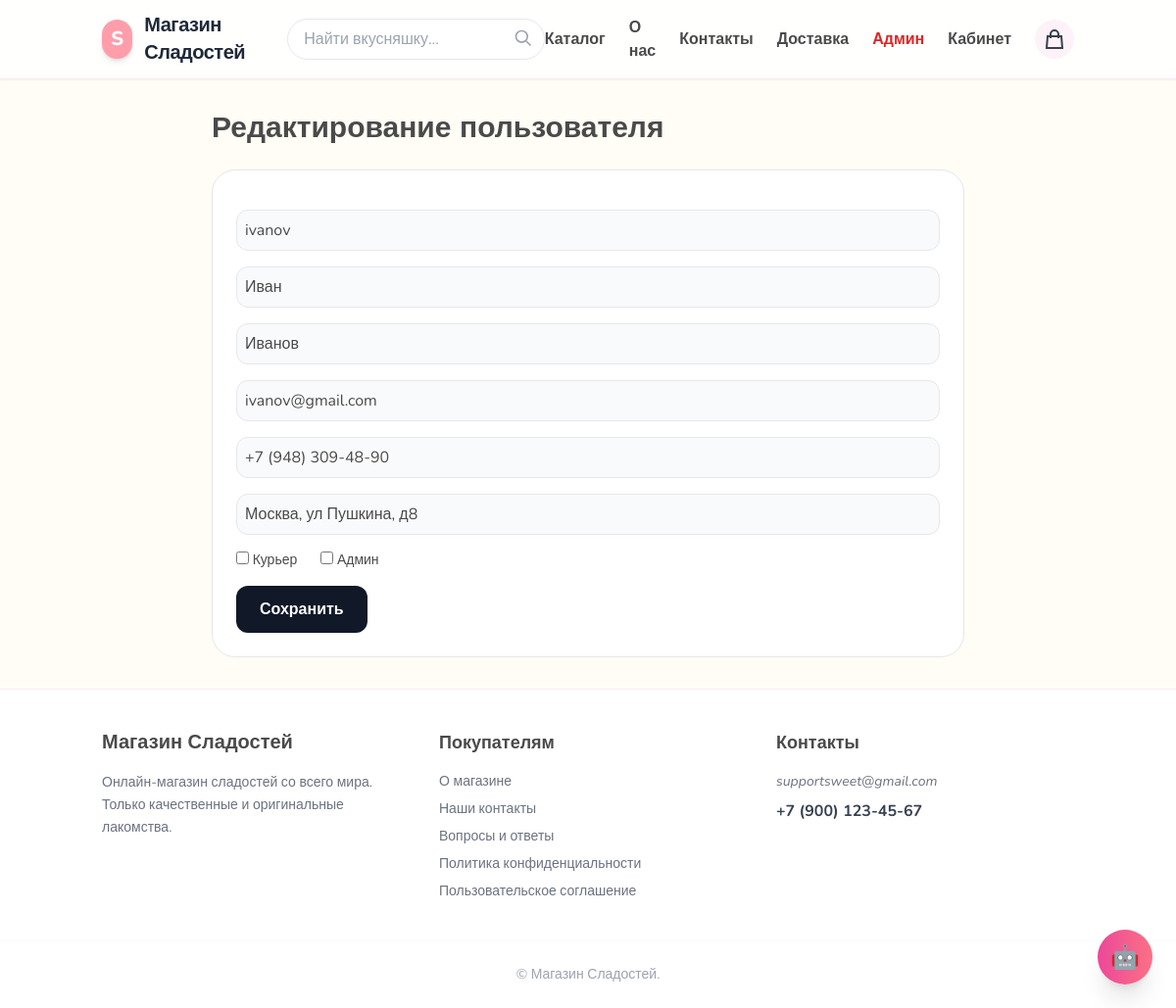
Before: /users/admin/edit/10/ (signed in) with the older database file.
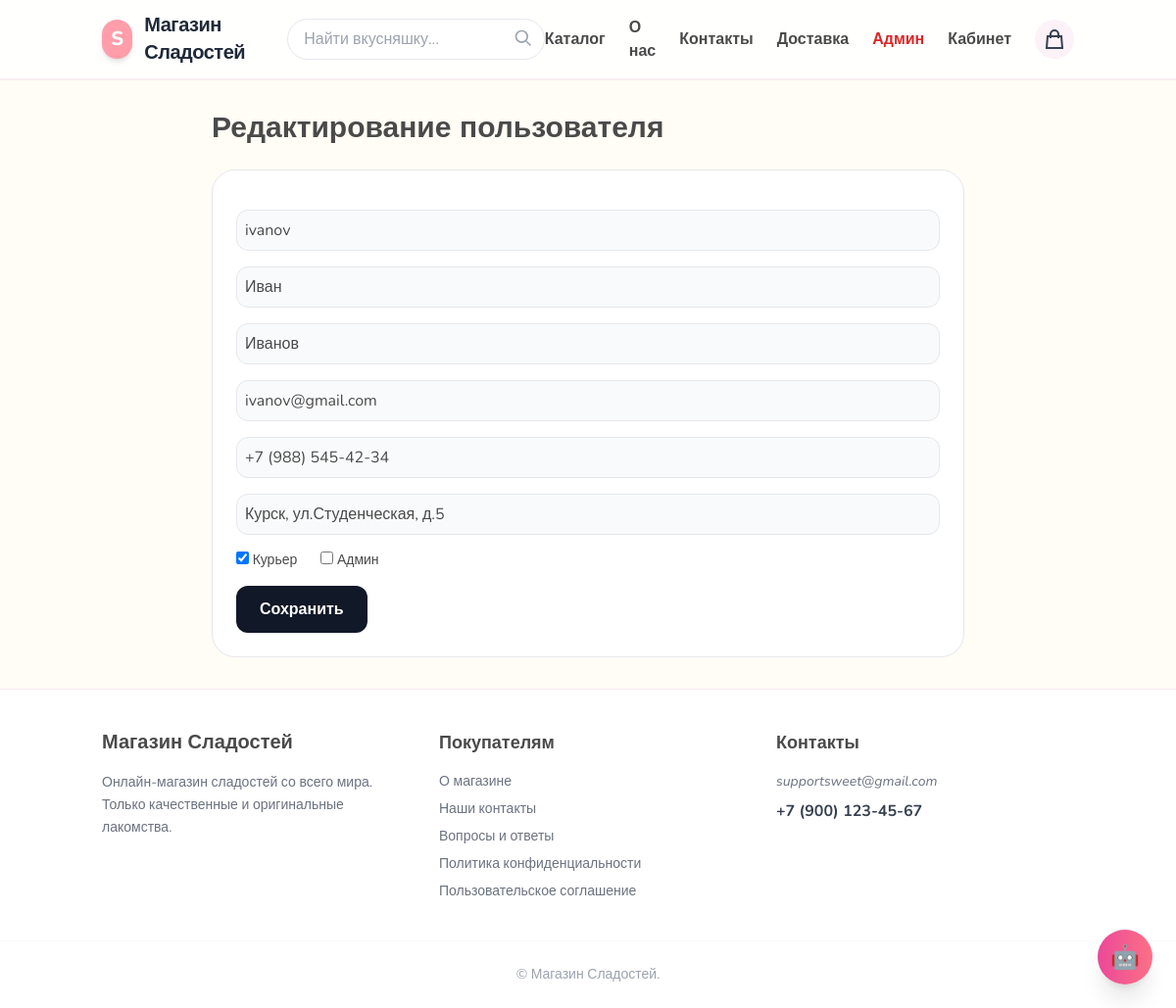
After: the same page with the newer database file.
### users/models.py (models this page shows, shortened)
class CustomUser(AbstractUser):
    phone = models.CharField("Телефон", max_length=30, blank=True)
    address = models.CharField("Адрес доставки", max_length=255, blank=True)
    bonus_points = models.DecimalField("Бонусы", max_digits=10, decimal_places=2, default=0)
    avatar = models.ImageField(upload_to="avatars/", blank=True, null=True)

### users/views.py (the view, shortened to what this page needs)
# urls.py: path("admin/edit/<int:user_id>/", views.admin_edit_user, name="admin_edit_user"),
@user_passes_test(is_admin)
def admin_edit_user(request, user_id):
    user = get_object_or_404(CustomUser, id=user_id)
    return render(request, "users/admin_edit_user.html", {
        "user_obj": user
    })

### cart/cart.py (called while the page is built)
    def __len__(self):
        return sum(item["quantity"] for item in self.cart.values())

### cart/context_processors.py (called while the page is built)
def cart_counter(request):
    cart = Cart(request)
    return {"cart_counter": len(cart)}

### store/context_processors.py (called while the page is built)
def categories_processor(request):
    return {
        "categories": Category.objects.all()
    }

### users/views.py (called while the page is built)
def is_admin(user):
    return user.is_authenticated and user.is_superuser

### templates/users/admin_edit_user.html (shortened to what this page needs)
{% extends "base.html" %}
{% block content %}
<div class="max-w-3xl mx-auto space-y-6">
  <h1 class="text-3xl font-black">
    Редактирование пользователя
  </h1>
  <form method="post" class="bg-white border rounded-3xl p-6 space-y-4">
    <input name="username" value="{{ user_obj.username }}" class="input" placeholder="Логин">
    <input name="first_name" value="{{ user_obj.first_name }}" class="input" placeholder="Имя">
    <input name="last_name" value="{{ user_obj.last_name }}" class="input" placeholder="Фамилия">
    <input name="email" value="{{ user_obj.email }}" class="input" placeholder="Email">
    <input name="phone" value="{{ user_obj.phone }}" class="input" placeholder="Телефон">
    <input name="address" value="{{ user_obj.address }}" class="input" placeholder="Адрес">
    <div class="flex gap-6 text-sm">
      <label>
        <input type="checkbox" name="is_staff" {% if user_obj.is_staff %}checked{% endif %}>
        Курьер
      </label>
      <label>
        <input type="checkbox" name="is_superuser" {% if user_obj.is_superuser %}checked{% endif %}>
        Админ
      </label>
    </div>
    <button class="px-6 py-3 bg-gray-900 text-white rounded-xl font-bold">
      Сохранить
    </button>
  </form>
</div>
{% endblock %}

Changed rows visible on the page:
changed CustomUser "ivanov": phone "+7 (948) 309-48-90" → "+7 (988) 545-42-34"; address "Москва, ул Пушкина, д8" → "Курск, ул.Студенческая, д.5"; is_staff "☐" → "☑"
